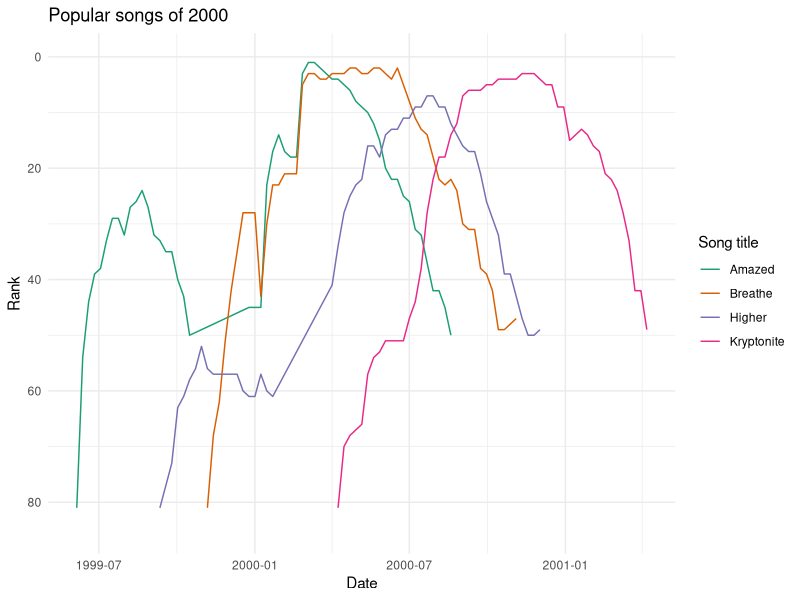

Generate this figure with R:
# pivot longer: billboard

library(tidyverse)

# the pivot
billboard_long <- billboard %>% 
  pivot_longer(cols = starts_with("wk"),
               names_to = "week",
               values_to = "rank",
               names_prefix = "wk",
               values_drop_na = TRUE) %>% 
  mutate(week = as.numeric(week))
glimpse(billboard_long)

# which tracks lasted at least 52 weeks?
all_year <- billboard_long %>% 
  count(track) %>% 
  filter(n >= 52)
all_year

# filter for these tracks and add real date of chart
billboard_top4 <- billboard_long %>% 
  filter(track %in% all_year$track) %>% 
  mutate(Date = date.entered + 7 * week - 7)

# the plot
ggplot(billboard_top4,
       aes(x = Date,
           y = rank,
           color = track)) +
  geom_line() + 
  labs(y = "Rank",
       color = "Song title",
       title = "Popular songs of 2000") +
  scale_color_brewer(palette = "Dark2") +
  # billboard ranks, lower is better, therefore reverse chart
  ylim(c(85,0)) + # flip axes, this is the change
  theme_minimal() 


# make a new branch by going to the git tab and click on new branch on the right side
# call it sandbox and then you can see a dropdown menu next to "new branch"
# commit to sandbox